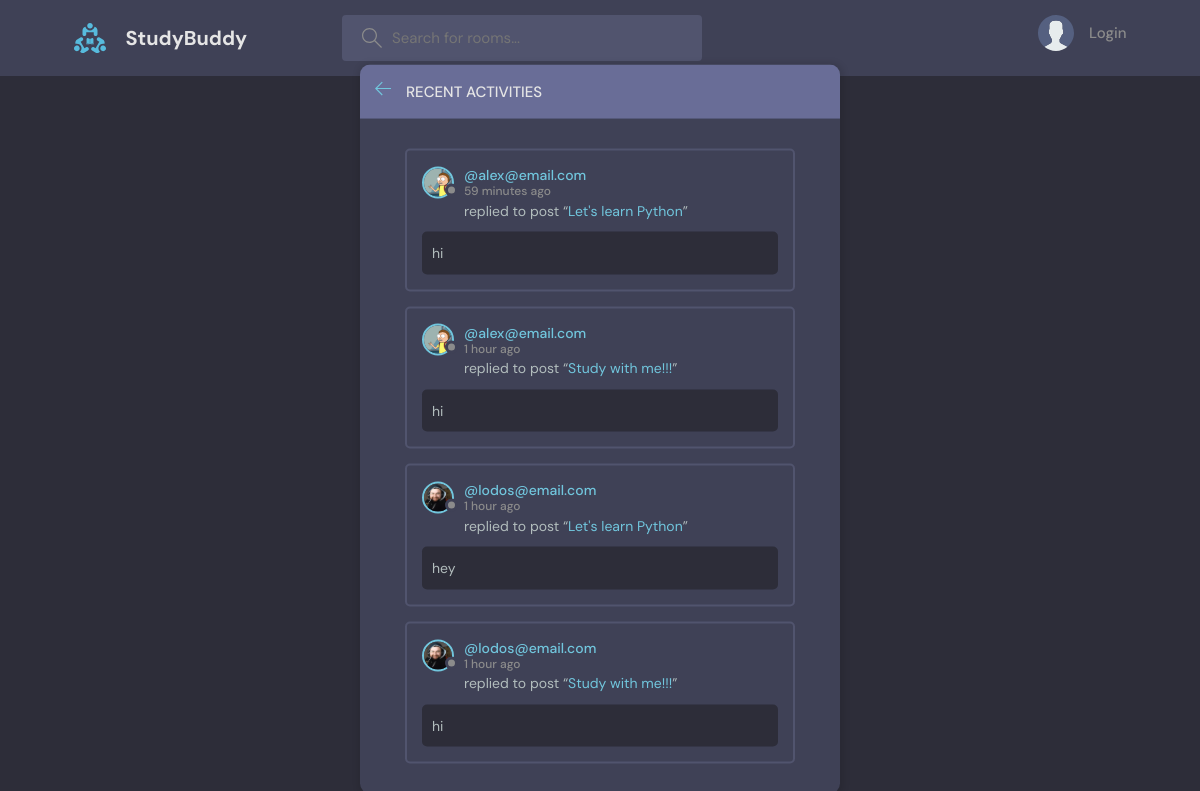
The page /activity/ on the database its author committed.
### base/models.py (models this page shows, shortened)
class Message(models.Model):
    user = models.ForeignKey(User, on_delete=models.CASCADE)
    room = models.ForeignKey(Room, on_delete=models.CASCADE)
    body = models.TextField()
    updated = models.DateTimeField(auto_now=True)
    created = models.DateTimeField(auto_now_add=True)
    class Meta:
        ordering = ['-updated', '-created']

class User(AbstractUser):
    name = models.CharField(max_length=200, null=True)
    email = models.EmailField(unique=True, null=True)
    bio = models.TextField(null=True)
    avatar = models.ImageField(null=True, default="avatar.svg")
    USERNAME_FIELD = 'email'
    REQUIRED_FIELDS = []

class Room(models.Model):
    host = models.ForeignKey(User, on_delete=models.SET_NULL, null=TRUE)
    topic = models.ForeignKey(Topic, on_delete=models.SET_NULL, null=TRUE)
    name = models.CharField(max_length=200)
    description = models.TextField(null=True, blank=True)
    participants = models.ManyToManyField(User, related_name='participants', blank=True)
    updated = models.DateTimeField(auto_now=True)
    created = models.DateTimeField(auto_now_add=True)
    class Meta:
        ordering = ['-updated', '-created']
    def __str__(self):
        return self.name

### base/views.py (the view)
# urls.py: path('activity/', views.activityPage, name='activity'),
def activityPage(request):
    room_messages = Message.objects.all()
    return render(request, 'base/activity.html', {'room_messages': room_messages})

### base/templates/base/activity.html (shortened to what this page needs)
{% extends 'main.html' %}
{% block content %}
    <main class="layout">
      <div class="container">
        <div class="layout__box">
          <div class="layout__boxHeader">
            <div class="layout__boxTitle">
              <a href="{% url 'home' %}">
                <svg version="1.1" xmlns="http://www.w3.org/2000/svg" width="32" height="32" viewBox="0 0 32 32">
                  <title>arrow-left</title>
                  <path
                    d="M13.723 2.286l-13.723 13.714 13.719 13.714 1.616-1.611-10.96-10.96h27.625v-2.286h-27.625l10.965-10.965-1.616-1.607z"
                  ></path>
                </svg>
              </a>
              <h3>Recent Activities</h3>
            </div>
          </div>
          <div class="activities-page layout__body">
            {% for message in room_messages %}
    <div class="activities__box">
      <div class="activities__boxHeader roomListRoom__header">
        <a href="{% url 'user-profile' message.user.id %}" class="roomListRoom__author">
          <div class="avatar avatar--small">
            <img src="{{message.user.avatar.url}}" />
          </div>
          <p>
            @{{message.user}}
            <span>{{message.created|timesince}} ago</span>
          </p>
        </a>
      </div>
      <div class="activities__boxContent">
        <p>replied to post “<a href="{% url 'room' message.user.id %}">{{message.room}}</a>”</p>
        <div class="activities__boxRoomContent">
          {{message.body}}
        </div>
      </div>
    </div>
    {% endfor %}
          </div>
        </div>
      </div>
    </main>
{% endblock content %}

### templates/main.html (shortened to what this page needs)
<!DOCTYPE html>
{% load static %}
<html lang="en">
  <head>
    <link rel="stylesheet" href="{% static 'styles/style.css' %}" />
  </head>
  <body>
    {% include 'navbar.html' %}
    {%  block content %}
    {% endblock %}
  </body>
</html>

### templates/navbar.html (shortened to what this page needs)
{% load static %}
<header class="header header--loggedIn">
    <div class="container">
      <a href="{% url 'home' %}" class="header__logo">
        <img src="{% static 'images/logo.svg' %}" />
        <h1>StudyBuddy</h1>
      </a>
      <form class="header__search" method="GET" action="{% url 'home' %}">
        <label>
          <input name="q" placeholder="Search for rooms..." />
        </label>
      </form>
      <nav class="header__menu">
        {% if request.user.is_authenticated %}
        <div class="header__user">
          <a href="{% url 'update-user' %}">
            <div class="avatar avatar--medium active">
              <img src="{{request.user.avatar.url}}" />
            </div>
            <p>{{request.user.username}} <span>@{{request.user.username}}</span></p>
          </a>
          <button class="dropdown-button">
            <svg version="1.1" xmlns="http://www.w3.org/2000/svg" width="32" height="32" viewBox="0 0 32 32">
              <title>chevron-down</title>
              <path d="M16 21l-13-13h-3l16 16 16-16h-3l-13 13z"></path>
            </svg>
          </button>
        </div>
        {% else %}
        <a href="{% url 'login' %}">
          <img src="{% static 'images/avatar.svg' %}" />
          <p>Login</p>
        </a>
        {% endif %}
      </nav>
    </div>
  </header>

### static/styles/style.css (style rules this page uses)
:root { --color-main: #71c6dd; --color-main-light: #e1f6fb; --color-dark: #3f4156; --color-dark-medium: #51546e; --color-dark-light: #696d97; --color-light: #e5e5e5; --color-gray: #8b8b8b; --color-light-gray: #b2bdbd; --color-bg: #2d2d39; --color-success: #5dd693; --color-error: #fc4b0b; }
* { font-family: "DM Sans", -apple-system, BlinkMacSystemFont, "Segoe UI", Roboto, Oxygen, Ubuntu, Cantarell, "Open Sans", "Helvetica Neue", sans-serif; margin: 0; padding: 0; box-sizing: border-box; text-rendering: optimizeLegibility; font-size: inherit; }
html { font-size: 56.25%; }
@media only screen and (min-width: 1200px) { html { font-size: 62.5%; } }
body { line-height: 1.6; font-weight: 400; font-size: 1.5rem; color: var(--color-light-gray); background-color: var(--color-bg); min-height: 100vh; }
img { width: 100%; }
a { display: inline-block; color: var(--color-main); text-decoration: none; }
.container { max-width: 120rem; width: 90%; margin: auto; }
.avatar { position: relative; display: inline-block; border-radius: 50%; border: 2px solid var(--color-main); }
.avatar img { display: block; border-radius: 50%; object-fit: cover; object-position: center; }
.avatar::after { content: ""; display: block; position: absolute; background-color: var(--color-gray); z-index: 111; border-radius: 50%; border: 0.3rem solid var(--color-dark); }
.avatar.avatar--small img { width: 2.8rem; height: 2.8rem; }
.avatar.avatar--small:after { width: 0.7rem; height: 0.7rem; bottom: 0px; right: -6px; }
.header { padding: 1.5rem; background-color: var(--color-dark); }
.header > .container { display: flex; gap: 9.5rem; }
.header__logo, .header__user { display: flex; gap: 2rem; align-items: center; }
.header__logo > img { height: 3.2rem; width: 3.2rem; }
.header__logo > h1 { font-weight: 700; font-size: 2rem; color: var(--color-light); }
.header__search > label { background-color: var(--color-dark-medium); padding: 1.3rem 1rem; display: flex; align-items: center; gap: 1rem; border-radius: 4px; }
.header__search svg { fill: var(--color-gray); width: 2rem; height: 2rem; margin-left: 1rem; }
.header__search input { width: 30rem; background: transparent; border: none; outline: none; color: var(--color-light); }
.header__menu { margin-left: auto; position: relative; }
.header__menu a { display: flex; gap: 1.5rem; align-items: center; font-weight: 500; text-decoration: none; color: var(--color-gray); }
.header__menu img { height: 3.6rem; }
.header__menu p { line-height: 1.2; }
.layout { margin-top: 2.4rem; }
.layout > .container { display: flex; justify-content: space-between; align-items: flex-start; }
.layout__box { width: 90%; max-width: 48rem; min-height: 40rem; position: absolute; top: 50%; left: 50%; transform: translate(-50%, -46%); background-color: var(--color-dark); border-radius: 1rem; box-shadow: 1px 1px 6px 3px rgba(0, 0, 0, 0.1); overflow: hidden; }
.layout__boxHeader { display: flex; padding: 1.5rem; background-color: var(--color-dark-light); }
.layout__boxTitle { display: flex; gap: 1.5rem; align-items: center; }
.layout__boxTitle h3 { text-transform: uppercase; font-weight: 500; color: var(--color-light); }
.layout__boxTitle svg { width: 1.6rem; height: 1.6rem; fill: var(--color-main); }
.layout__body { margin: 3rem; }
.roomListRoom__header { display: flex; justify-content: space-between; align-items: center; }
.roomListRoom__author { font-weight: 500; display: flex; align-items: center; gap: 1rem; }
.activities__box { margin: 1.5rem; padding: 1.5rem; border: 2px solid var(--color-dark-medium); border-radius: 5px; }
.activities__boxHeader p { font-size: 1.4rem; line-height: 1.3; }
.activities__boxHeader p span { color: var(--color-gray); font-size: 1.2rem; display: block; }
.activities__boxContent { margin-left: 4.2rem; }
.activities__boxContent { font-size: 1.4rem; }
.activities__boxRoomContent { background: var(--color-bg); padding: 1rem; border-radius: 5px; margin-top: 1rem; margin-left: -4.2rem; }

### rows shown on the page
Message: user.avatar (picture), user "alex@email.com", created "59 minutes", room "Let's learn Python", body "hi"
Message: user.avatar (picture), user "alex@email.com", created "1 hour", room "Study with me!!!", body "hi"
Message: user.avatar (picture), user "lodos@email.com", created "1 hour", room "Let's learn Python", body "hey"
Message: user.avatar (picture), user "lodos@email.com", created "1 hour", room "Study with me!!!", body "hi"
